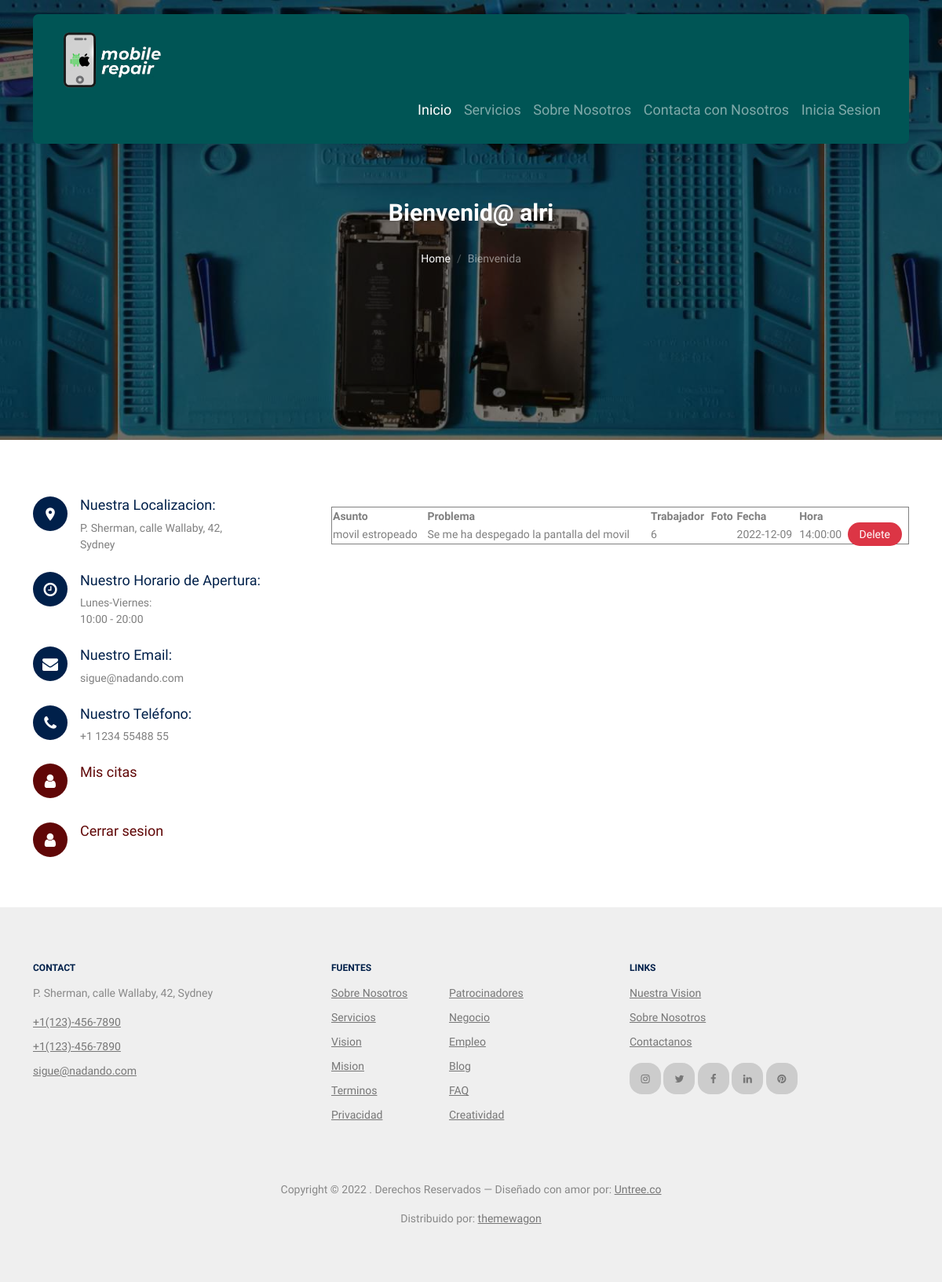
The page /miscitas.php (signed in) on the database its author committed.
### tables this page shows
CREATE TABLE `citas` (
  `id` int(11) NOT NULL,
  `idProfesional` int(11) NOT NULL,
  `idUsuario` varchar(32) NOT NULL,
  `asunto` varchar(20) NOT NULL,
  `problema` varchar(100) NOT NULL,
  `fecha` date NOT NULL,
  `hora` time NOT NULL,
  `foto` varchar(32) DEFAULT 'fotitos/pordefecto.jpg'
);

### miscitas.php (the view, shortened to what this page needs)
<!DOCTYPE html>
<html lang="en">
  <head>
    <link rel="stylesheet" href="fonts/icomoon/style.css" />
    <link rel="stylesheet" href="fonts/flaticon/font/flaticon.css" />
    <link rel="stylesheet" href="css/tiny-slider.css" />
    <link rel="stylesheet" href="css/aos.css" />
    <link rel="stylesheet" href="css/style.css" />
  </head>
  <body>
    <?php include 'menu.php'; ?>
    <div
      class="hero page-inner overlay"
      style="background-image: url('images/hero_bg_1.jpg')"
    >
      <div class="container">
        <div class="row justify-content-center align-items-center">
          <div class="col-lg-9 text-center mt-5">
            <h1 class="heading" data-aos="fade-up">Bienvenid@ <?php echo $_SESSION["idUsuario"] ?></h1>
            <nav
              aria-label="breadcrumb"
              data-aos="fade-up"
              data-aos-delay="200"
            >
              <ol class="breadcrumb text-center justify-content-center">
                <li class="breadcrumb-item"><a href="index.php">Home</a></li>
                <li
                  class="breadcrumb-item active text-white-50"
                  aria-current="page"
                >
                  Bienvenida
                </li>
              </ol>
            </nav>
          </div>
        </div>
      </div>
    </div>
    <div class="section">
      <div class="container">
        <div class="row">
          <div
            class="col-lg-4 mb-5 mb-lg-0"
            data-aos="fade-up"
            data-aos-delay="100"
          >
            <div class="contact-info">
              <div class="address mt-2">
                <i class="icon-room"></i>
                <h4 class="mb-2">Nuestra Localizacion:</h4>
                <p>
                  P. Sherman, calle Wallaby, 42, <br />
                  Sydney
                </p>
              </div>
              <div class="open-hours mt-4">
                <i class="icon-clock-o"></i>
                <h4 class="mb-2">Nuestro Horario de Apertura:</h4>
                <p>
                  Lunes-Viernes:<br />
                  10:00  - 20:00
                </p>
              </div>
              <div class="email mt-4">
                <i class="icon-envelope"></i>
                <h4 class="mb-2">Nuestro Email:</h4>
                <p>sigue@nadando.com</p>
              </div>
              <div class="phone mt-4">
                <i class="icon-phone"></i>
                <h4 class="mb-2">Nuestro Teléfono:</h4>
                <p>+1 1234 55488 55</p>
              </div>
          <div class="links" id="links">
              <div class="phone mt-4" id= "citas">
                <i class="icon-user" background="#600707"></i>
                <h4 class="mb-2" ><a href='miscitas.php'>Mis citas</a></h4>
              </div>
               <div class="phone mt-4" id= "cerrarsesion">
                <i class="icon-user" background="#600707" ></i>
                <h4 class="mb-2" ><a href='cerrarSesion.php'>Cerrar sesion</a></h4>
              </div>
          </div>
            </div>
          </div>
          <div class="col-lg-8" data-aos="fade-up" data-aos-delay="200">
      <table border=1px width=100% >
        <thead >
            <th > Asunto</th>
            <th> Problema</th>
            <th> Trabajador</th>
            <th> Foto</th>
            <th> Fecha</th>
            <th> Hora</th>
        </thead>
        <tbody border:1px>
        <?php
        $idUsuario = $_SESSION["idUsuario"];
        $conn = new mysqli("localhost", "root", "", "mobile-repair");
        $sql = "select * from citas where idUsuario = '$idUsuario'";
        $result = $conn->query($sql);
        while($row = $result->fetch_assoc()) {
            echo "<tr >";echo "<br>";
            if (isset($_GET['id']) && ($row['id'] == $_GET['id'])) {
              echo '<form class="form-inline m-2" action="update.php" method="POST">';
              echo '<td><input type="text" class="form-control" name="asunto" value="'.$row['asunto'].'"></td>';
              echo '<td><input type="text" class="form-control" name="problema" value="'.$row['problema'].'"></td>';
              echo '<td><input type="number" class="form-control" name="idProfesional" value="'.$row['idProfesional'].'"></td>';
              echo '<td><input type="file" class="form-control" name="foto" value="'.$row['foto'].'"></td>';
              echo '<td><input type="date" class="form-control" name="fecha" value="'.$row['fecha'].'"></td>';
              echo '<td><input type="time" class="form-control" name="hora" value="'.$row['hora'].'"></td>';
              echo '<td><button type="submit" class="btn2 btn-primary">Save</button></td>';
              echo '<input type="hidden" name="id" value="'.$row['id'].'">';echo "<br>";
              echo '</form>';
            } else {
              echo "<td>" . $row['asunto'] . "</td>";
              echo "<td>" . $row['problema'] . "</td>";
              echo "<td>" . $row['idProfesional'] . "</td>";
              echo '<td><img width="45" src="' . $foto . '"></td>';
              echo "<td>" . $row['fecha'] . "</td>";
              echo "<td>" . $row['hora'] . "</td>";
            }
            echo '<td><a class="btn2 btn-danger" href="delete.php?id=' . $row['id'] . '" role="button">Delete</a></td>';
            echo "</tr>";
          }
    ?>
        </tbody>
      </table>
          </div>
        </div>
      </div>
    </div>
    <?php include 'piepagina.php'; ?>
  </body>
</html>

### rows shown on the page
citas: asunto "movil estropeado", problema "Se me ha despegado la pantalla del movil", idProfesional "6", fecha "2022-12-09", hora "14:00:00"

### other values the page prints
$_SESSION["idUsuario"] "alri"
